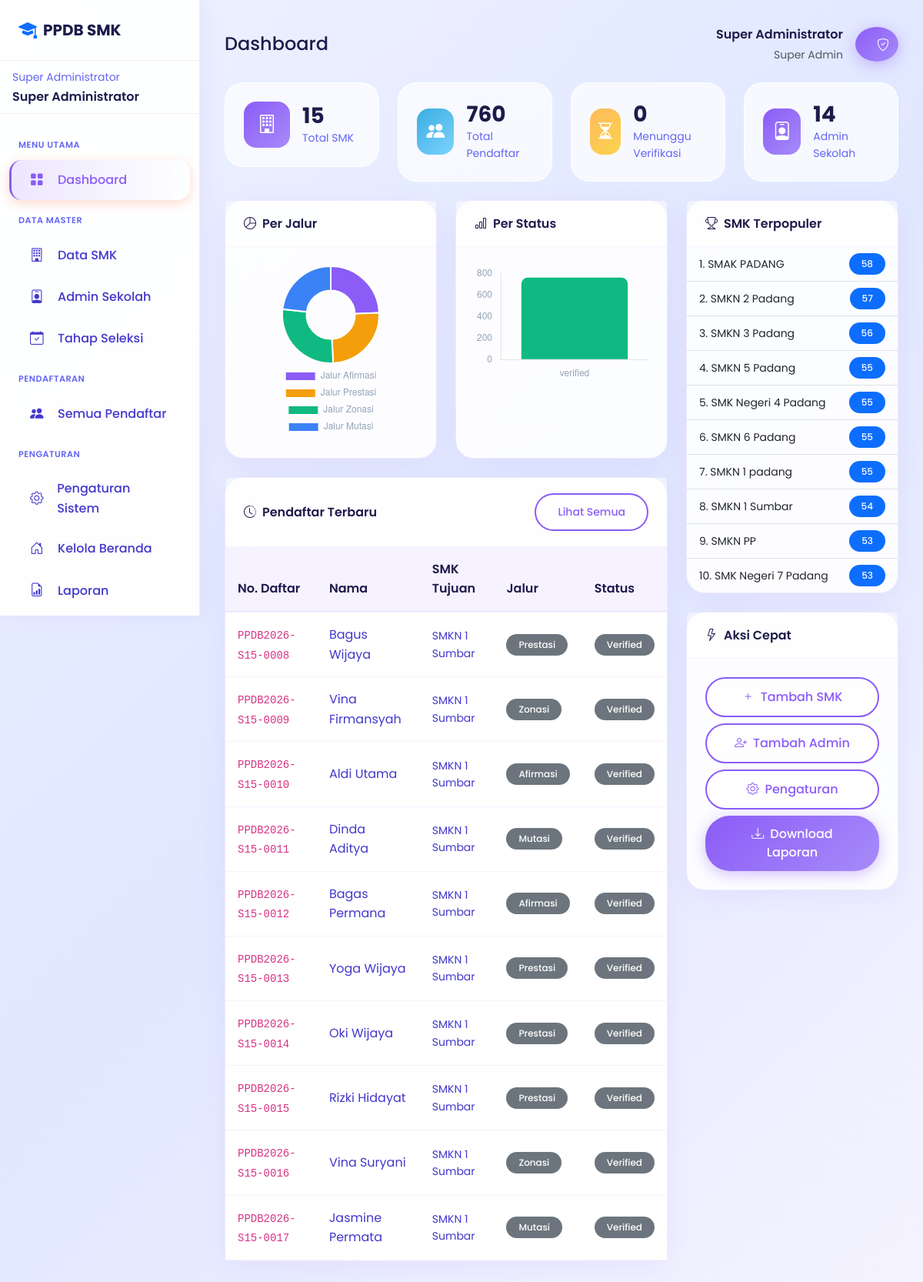
The app's page /superadmin/ (signed in) with its own data.
### tables this page shows
CREATE TABLE `tb_superadmin` (
  `id_superadmin` int(11) NOT NULL,
  `username` varchar(50) NOT NULL,
  `password` varchar(255) NOT NULL,
  `nama_lengkap` varchar(100) NOT NULL,
  `email` varchar(100) NOT NULL,
  `foto` varchar(255) DEFAULT NULL,
  `last_login` timestamp NULL DEFAULT NULL,
  `created_at` timestamp NOT NULL DEFAULT current_timestamp()
);

CREATE TABLE `tb_pendaftaran` (
  `id_pendaftaran` int(11) NOT NULL,
  `nomor_pendaftaran` varchar(30) NOT NULL,
  `id_siswa` int(11) NOT NULL,
  `id_smk_pilihan1` int(11) NOT NULL,
  `id_smk_pilihan2` int(11) DEFAULT NULL,
  `id_kejuruan_pilihan1` int(11) DEFAULT NULL,
  `id_kejuruan_pilihan2` int(11) DEFAULT NULL,
  `id_jalur` int(11) NOT NULL,
  `tahap_pendaftaran` enum('1','2') DEFAULT '1',
  `pilihan_mode` enum('satu_sekolah_dua_jurusan','dua_sekolah_satu_jurusan') DEFAULT NULL,
  `nilai_rapor_semester1` decimal(5,2) DEFAULT NULL,
  `nilai_rapor_semester2` decimal(5,2) DEFAULT NULL,
  `nilai_rapor_semester3` decimal(5,2) DEFAULT NULL,
  `nilai_rapor_semester4` decimal(5,2) DEFAULT NULL,
  `nilai_rapor_semester5` decimal(5,2) DEFAULT NULL,
  `rerata_nilai_rapor` decimal(5,2) DEFAULT NULL,
  `bobot_nilai_rapor` decimal(5,2) DEFAULT NULL,
  `peringkat_paralel` int(11) DEFAULT NULL,
  `nilai_tes_bakat_minat` decimal(5,2) DEFAULT NULL,
  `nilai_akhir_seleksi` decimal(5,2) DEFAULT NULL,
  `kelompok_seleksi` enum('afirmasi','domisili','prestasi','nilai_akhir') DEFAULT NULL,
  `status_tes` enum('belum','sudah') DEFAULT 'belum',
  `tanggal_tes` timestamp NULL DEFAULT NULL,
  `jarak_ke_sekolah` decimal(10,2) DEFAULT NULL,
  `skor_zonasi` decimal(10,4) DEFAULT NULL,
  `nilai_rata_rata` decimal(5,2) DEFAULT NULL,
  `nilai_un` decimal(5,2) DEFAULT NULL,
  `skor_prestasi` int(11) DEFAULT 0,
  `skor_akhir` decimal(10,4) DEFAULT NULL,
  `ranking` int(11) DEFAULT NULL,
  `status` enum('draft','submitted','verified','accepted','rejected','waiting') DEFAULT 'draft',
  `is_dibatalkan` tinyint(1) DEFAULT 0,
  `tanggal_batal` timestamp NULL DEFAULT NULL,
  `catatan_siswa` text DEFAULT NULL,
  `catatan_admin` text DEFAULT NULL,
  `alasan_penolakan` text DEFAULT NULL,
  `tanggal_daftar` timestamp NOT NULL DEFAULT current_timestamp(),
  `tanggal_submit` timestamp NULL DEFAULT NULL,
  `tanggal_verifikasi` timestamp NULL DEFAULT NULL,
  `tanggal_pengumuman` timestamp NULL DEFAULT NULL,
  `verified_by` int(11) DEFAULT NULL,
  `tahun_ajaran` varchar(10) DEFAULT NULL,
  `created_at` timestamp NOT NULL DEFAULT current_timestamp(),
  `updated_at` timestamp NOT NULL DEFAULT current_timestamp() ON UPDATE current_timestamp(),
  `nilai_tes` decimal(5,2) DEFAULT NULL,
  `bobot_rapor` decimal(5,2) DEFAULT NULL,
  `nilai_akumulasi` decimal(5,2) DEFAULT NULL,
  `ranking_sekolah` int(11) DEFAULT NULL,
  `umur_bulan` int(11) DEFAULT NULL,
  `lokasi_tes_smk` int(11) DEFAULT NULL COMMENT 'ID SMK untuk lokasi tes',
  `jenis_pilihan` enum('single','same_school','diff_school') DEFAULT 'single' COMMENT 'Tipe pemilihan SMK'
);

CREATE TABLE `tb_siswa` (
  `id_siswa` int(11) NOT NULL,
  `nisn` varchar(20) NOT NULL,
  `username` varchar(50) NOT NULL,
  `password` varchar(255) NOT NULL,
  `email` varchar(100) NOT NULL,
  `nama_lengkap` varchar(150) NOT NULL,
  `jenis_kelamin` enum('L','P') NOT NULL,
  `tempat_lahir` varchar(100) NOT NULL,
  `tanggal_lahir` date NOT NULL,
  `agama` varchar(20) NOT NULL,
  `nik` varchar(20) DEFAULT NULL,
  `no_kk` varchar(20) DEFAULT NULL,
  `alamat` text NOT NULL,
  `rt` varchar(5) DEFAULT NULL,
  `rw` varchar(5) DEFAULT NULL,
  `kelurahan` varchar(100) DEFAULT NULL,
  `kecamatan` varchar(100) DEFAULT NULL,
  `kota` varchar(100) DEFAULT NULL,
  `provinsi` varchar(100) DEFAULT 'Sumatera Barat',
  `kode_pos` varchar(10) DEFAULT NULL,
  `latitude` decimal(10,8) DEFAULT NULL,
  `longitude` decimal(11,8) DEFAULT NULL,
  `no_telepon` varchar(20) DEFAULT NULL,
  `no_hp` varchar(20) DEFAULT NULL,
  `nama_ayah` varchar(100) DEFAULT NULL,
  `nik_ayah` varchar(20) DEFAULT NULL,
  `pekerjaan_ayah` varchar(100) DEFAULT NULL,
  `penghasilan_ayah` varchar(50) DEFAULT NULL,
  `nama_ibu` varchar(100) DEFAULT NULL,
  `nik_ibu` varchar(20) DEFAULT NULL,
  `pekerjaan_ibu` varchar(100) DEFAULT NULL,
  `penghasilan_ibu` varchar(50) DEFAULT NULL,
  `nama_wali` varchar(100) DEFAULT NULL,
  `no_hp_ortu` varchar(20) DEFAULT NULL,
  `asal_sekolah` varchar(200) DEFAULT NULL,
  `npsn_asal` varchar(20) DEFAULT NULL,
  `alamat_sekolah_asal` text DEFAULT NULL,
  `tahun_lulus` varchar(4) DEFAULT NULL,
  `no_ijazah` varchar(50) DEFAULT NULL,
  `no_skhun` varchar(50) DEFAULT NULL,
  `foto` varchar(255) DEFAULT NULL,
  `is_keluarga_tidak_mampu` tinyint(1) DEFAULT 0,
  `jenis_kartu_bantuan` enum('PIP','DTSEN','PKH','KIS','Lainnya') DEFAULT NULL,
  `nomor_kartu_bantuan` varchar(50) DEFAULT NULL,
  `is_disabilitas` tinyint(1) DEFAULT 0,
  `jenis_disabilitas` varchar(100) DEFAULT NULL,
  `nomor_kartu_disabilitas` varchar(50) DEFAULT NULL,
  `is_panti_asuhan` tinyint(1) DEFAULT 0,
  `nama_panti` varchar(200) DEFAULT NULL,
  `status_buta_warna` enum('tidak','parsial','total') DEFAULT 'tidak',
  `file_surat_tidak_buta_warna` varchar(255) DEFAULT NULL,
  `is_verified` tinyint(1) DEFAULT 0,
  `verified_at` timestamp NULL DEFAULT NULL,
  `last_login` timestamp NULL DEFAULT NULL,
  `created_at` timestamp NOT NULL DEFAULT current_timestamp(),
  `updated_at` timestamp NOT NULL DEFAULT current_timestamp() ON UPDATE current_timestamp()
);

CREATE TABLE `tb_smk` (
  `id_smk` int(11) NOT NULL,
  `npsn` varchar(20) NOT NULL,
  `nama_sekolah` varchar(200) NOT NULL,
  `alamat` text NOT NULL,
  `kelurahan` varchar(100) DEFAULT NULL,
  `kecamatan` varchar(100) DEFAULT NULL,
  `kode_pos` varchar(10) DEFAULT NULL,
  `latitude` decimal(10,8) NOT NULL,
  `longitude` decimal(11,8) NOT NULL,
  `telepon` varchar(20) DEFAULT NULL,
  `email` varchar(100) DEFAULT NULL,
  `website` varchar(150) DEFAULT NULL,
  `jumlah_siswa` int(11) NOT NULL,
  `jumlah_guru` int(11) NOT NULL,
  `nama_kepsek` varchar(100) NOT NULL,
  `foto_utama` varchar(225) NOT NULL,
  `foto_tambahan` varchar(225) NOT NULL,
  `deskripsi` text NOT NULL
);

CREATE TABLE `tb_jalur` (
  `id_jalur` int(11) NOT NULL,
  `nama_jalur` varchar(50) NOT NULL,
  `kode_jalur` enum('afirmasi','prestasi','zonasi','mutasi') NOT NULL,
  `deskripsi` text DEFAULT NULL,
  `persyaratan` text DEFAULT NULL,
  `kuota_persen` decimal(5,2) DEFAULT 0.00,
  `bobot_rapor` decimal(5,2) DEFAULT 30.00,
  `bobot_tes` decimal(5,2) DEFAULT 70.00,
  `is_smk` tinyint(1) DEFAULT 1,
  `icon` varchar(50) DEFAULT NULL,
  `warna` varchar(20) DEFAULT NULL,
  `urutan` int(11) DEFAULT 0,
  `is_active` tinyint(1) DEFAULT 1,
  `created_at` timestamp NOT NULL DEFAULT current_timestamp()
);

### superadmin/index.php (the view, shortened to what the rows shown need)
<?php
require_once 'includes/header.php';
$statsByJalur = db()->fetchAll(
    "SELECT j.nama_jalur, j.kode_jalur, COUNT(p.id_pendaftaran) as total
     FROM tb_jalur j
     LEFT JOIN tb_pendaftaran p ON p.id_jalur = j.id_jalur
     GROUP BY j.id_jalur"
);
$statsByStatus = db()->fetchAll("SELECT status, COUNT(*) as total FROM tb_pendaftaran GROUP BY status");
$statusMap = [];
foreach ($statsByStatus as $s) $statusMap[$s['status']] = $s['total'];
$recentPendaftar = db()->fetchAll(
    "SELECT p.*, s.nama_lengkap, s.nisn, j.kode_jalur, smk.nama_sekolah
     FROM tb_pendaftaran p
     JOIN tb_siswa s ON p.id_siswa = s.id_siswa
     JOIN tb_jalur j ON p.id_jalur = j.id_jalur
     JOIN tb_smk smk ON p.id_smk_pilihan1 = smk.id_smk
     ORDER BY p.tanggal_daftar DESC LIMIT 10"
);
?>
<div class="row g-4">
    <div class="col-lg-8">
        <div class="card">
            <div class="card-body p-0">
                <div class="table-responsive">
                    <table class="table table-hover mb-0">
                        <thead>
                            <tr>
                                <th>No. Daftar</th>
                                <th>Nama</th>
                                <th>SMK Tujuan</th>
                                <th>Jalur</th>
                                <th>Status</th>
                            </tr>
                        </thead>
                        <tbody>
                            <?php foreach ($recentPendaftar as $p): ?>
                                <tr>
                                    <td><code><?= $p['nomor_pendaftaran'] ?></code></td>
                                    <td><?= htmlspecialchars($p['nama_lengkap']) ?></td>
                                    <td class="small"><?= htmlspecialchars(truncate($p['nama_sekolah'], 30)) ?></td>
                                    <td><?= getJalurBadge($p['kode_jalur']) ?></td>
                                    <td><?= getStatusBadge($p['status']) ?></td>
                                </tr>
                            <?php endforeach; ?>
                        </tbody>
                    </table>
                </div>
            </div>
        </div>
    </div>
</div>
<?php
$jalurLabels = json_encode(array_column($statsByJalur, 'nama_jalur'));
$jalurData = json_encode(array_column($statsByJalur, 'total'));
$statusLabels = json_encode(array_keys($statusMap));
$statusData = json_encode(array_values($statusMap));
$extraScripts = <<<EOT
<script>
new Chart(document.getElementById('chartJalur'), {
    type: 'doughnut',
    data: {
        labels: {$jalurLabels},
        datasets: [{
            data: {$jalurData},
            backgroundColor: ['#8B5CF6', '#F59E0B', '#10B981', '#3B82F6']
        }]
    },
    options: {
        responsive: true,
        plugins: { legend: { position: 'bottom', labels: { color: '#94A3B8' } } }
    }
});
new Chart(document.getElementById('chartStatus'), {
    type: 'bar',
    data: {
        labels: {$statusLabels},
        datasets: [{
            data: {$statusData},
            backgroundColor: '#10B981',
            borderRadius: 8
        }]
    },
    options: {
        responsive: true,
        plugins: { legend: { display: false } },
        scales: {
            y: { beginAtZero: true, grid: { color: 'rgba(255,255,255,0.1)' }, ticks: { color: '#94A3B8' } },
            x: { grid: { display: false }, ticks: { color: '#94A3B8' } }
        }
    }
});
</script>
EOT;
require_once 'includes/footer.php';
?>

### superadmin/includes/header.php (shortened to what the rows shown need)
<?php
require_once dirname(__DIR__, 2) . '/config/database.php';
require_once dirname(__DIR__, 2) . '/config/functions.php';
require_once dirname(__DIR__, 2) . '/config/session.php';
$superadminId = Session::getUserId();
$superadmin = db()->fetch("SELECT * FROM tb_superadmin WHERE id_superadmin = ?", [$superadminId]);
?>
<!DOCTYPE html>
<html lang="id">
<head>
    <link href="https://cdn.jsdelivr.net/npm/bootstrap@5.3.2/dist/css/bootstrap.min.css" rel="stylesheet">
    <link href="https://cdn.jsdelivr.net/npm/bootstrap-icons@1.11.1/font/bootstrap-icons.css" rel="stylesheet">
    <link rel="stylesheet" href="<?= SITE_URL ?>/assets/css/style.css?v=<?= time() ?>">
</head>
<body>
    <aside class="sidebar">
        <div class="px-3 py-2 border-bottom border-subtle">
            <small class="text-muted">Super Administrator</small>
            <div class="fw-semibold text-truncate"><?= htmlspecialchars($superadmin['nama_lengkap']) ?></div>
        </div>
    </aside>
    <main class="main-content">
        <div class="d-flex justify-content-between align-items-center mb-4">
            <div class="d-flex align-items-center gap-3">
                <div class="text-end d-none d-md-block">
                    <div class="fw-semibold"><?= htmlspecialchars($superadmin['nama_lengkap']) ?></div>
                    <small class="text-muted">Super Admin</small>
                </div>
            </div>
        </div>

### config/functions.php (shortened to what the rows shown need)
<?php
require_once __DIR__ . '/database.php';
function getStatusBadge($status)
{
    $badges = [
        'draft' => '<span class="badge bg-secondary">Draft</span>',
        'submitted' => '<span class="badge bg-info">Diajukan</span>',
        'verified' => '<span class="badge bg-primary">Terverifikasi</span>',
        'accepted' => '<span class="badge bg-success">Diterima</span>',
        'rejected' => '<span class="badge bg-danger">Ditolak</span>',
        'pending' => '<span class="badge bg-warning">Pending</span>',
        'valid' => '<span class="badge bg-success">Valid</span>',
        'invalid' => '<span class="badge bg-danger">Invalid</span>'
    ];
    return $badges[$status] ?? '<span class="badge bg-secondary">' . ucfirst($status) . '</span>';
}
function getJalurBadge($jalur)
{
    $badges = [
        'afirmasi' => '<span class="badge bg-purple-soft">Afirmasi</span>',
        'prestasi' => '<span class="badge bg-warning-soft">Prestasi</span>',
        'zonasi' => '<span class="badge bg-success-soft">Zonasi</span>',
        'kepindahan' => '<span class="badge bg-info-soft">Kepindahan</span>'
    ];
    return $badges[$jalur] ?? '<span class="badge bg-secondary">' . ucfirst($jalur) . '</span>';
}
function truncate($text, $length = 100, $suffix = '...')
{
    if (strlen($text) <= $length) {
        return $text;
    }
    return substr($text, 0, $length) . $suffix;
}

### records on screen
tb_superadmin: nama_lengkap "Super Administrator"
tb_pendaftaran: nomor_pendaftaran "PPDB2026-S15-0008", id_siswa.nama_lengkap "Bagus Wijaya", id_smk_pilihan1.nama_sekolah "SMKN 1 Sumbar", id_jalur.kode_jalur "Prestasi", status "Verified"
tb_pendaftaran: nomor_pendaftaran "PPDB2026-S15-0009", id_siswa.nama_lengkap "Vina Firmansyah", id_smk_pilihan1.nama_sekolah "SMKN 1 Sumbar", id_jalur.kode_jalur "Zonasi", status "Verified"
tb_pendaftaran: nomor_pendaftaran "PPDB2026-S15-0010", id_siswa.nama_lengkap "Aldi Utama", id_smk_pilihan1.nama_sekolah "SMKN 1 Sumbar", id_jalur.kode_jalur "Afirmasi", status "Verified"
tb_pendaftaran: nomor_pendaftaran "PPDB2026-S15-0011", id_siswa.nama_lengkap "Dinda Aditya", id_smk_pilihan1.nama_sekolah "SMKN 1 Sumbar", id_jalur.kode_jalur "Mutasi", status "Verified"
tb_pendaftaran: nomor_pendaftaran "PPDB2026-S15-0012", id_siswa.nama_lengkap "Bagas Permana", id_smk_pilihan1.nama_sekolah "SMKN 1 Sumbar", id_jalur.kode_jalur "Afirmasi", status "Verified"
tb_pendaftaran: nomor_pendaftaran "PPDB2026-S15-0013", id_siswa.nama_lengkap "Yoga Wijaya", id_smk_pilihan1.nama_sekolah "SMKN 1 Sumbar", id_jalur.kode_jalur "Prestasi", status "Verified"
tb_pendaftaran: nomor_pendaftaran "PPDB2026-S15-0014", id_siswa.nama_lengkap "Oki Wijaya", id_smk_pilihan1.nama_sekolah "SMKN 1 Sumbar", id_jalur.kode_jalur "Prestasi", status "Verified"
tb_pendaftaran: nomor_pendaftaran "PPDB2026-S15-0015", id_siswa.nama_lengkap "Rizki Hidayat", id_smk_pilihan1.nama_sekolah "SMKN 1 Sumbar", id_jalur.kode_jalur "Prestasi", status "Verified"
tb_pendaftaran: nomor_pendaftaran "PPDB2026-S15-0016", id_siswa.nama_lengkap "Vina Suryani", id_smk_pilihan1.nama_sekolah "SMKN 1 Sumbar", id_jalur.kode_jalur "Zonasi", status "Verified"
tb_pendaftaran: nomor_pendaftaran "PPDB2026-S15-0017", id_siswa.nama_lengkap "Jasmine Permata", id_smk_pilihan1.nama_sekolah "SMKN 1 Sumbar", id_jalur.kode_jalur "Mutasi", status "Verified"

### other values on screen
$pageTitle "Dashboard"
$totalSMK "15"
$totalPendaftar "760"
$statusMap['submitted'] "0"
$totalAdminSekolah "14"
truncate($school['nama_sekolah'], 25) "SMAK PADANG"
$school['total'] "58"
truncate($school['nama_sekolah'], 25) "SMKN 2 Padang"
$school['total'] "57"
truncate($school['nama_sekolah'], 25) "SMKN 3 Padang"
$school['total'] "56"
truncate($school['nama_sekolah'], 25) "SMKN 5 Padang"
$school['total'] "55"
truncate($school['nama_sekolah'], 25) "SMK Negeri 4 Padang"
truncate($school['nama_sekolah'], 25) "SMKN 6 Padang"
